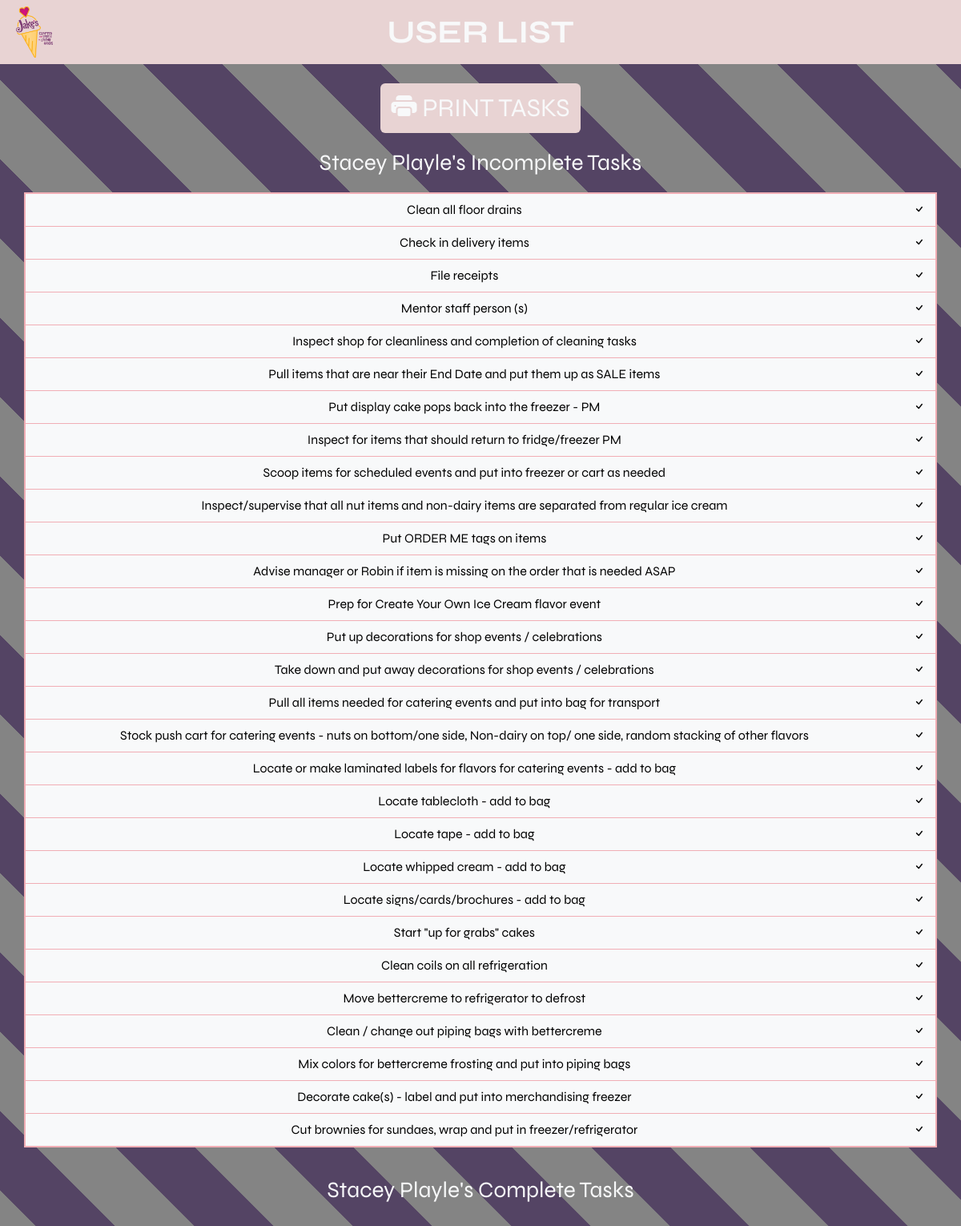
The page /tasks/28 on the database its author committed.
### tasklist/models.py (models this page shows, shortened)
class User(db.Model):
    __tablename__ = "user"
    id = Column(Integer, primary_key=True)
    name = Column(String)
    order = Column(Integer)
    tasks = relationship("Link", back_populates="user")

class Link(db.Model):
    __tablename__ = "link"
    user_id = Column(Integer, ForeignKey("user.id"), primary_key=True)
    task_id = Column(Integer, ForeignKey('task.id'), primary_key=True)
    user = relationship("User", back_populates="tasks")
    task = relationship("Task", back_populates="users")
    complete = Column(Boolean, default=False)
    order = Column(Integer)

class Task(db.Model):
    __tablename__ = "task"
    id = Column(Integer, primary_key=True)
    name = Column(String)
    order = Column(Integer)
    users = relationship("Link", back_populates="task")

### tasklist/controllers.py (the view)
def tasks(user_id):
    da_user = db.session.query(User).filter_by(id=user_id).first()
    da_users_tasks = db.session.query(Link).filter_by(user_id=user_id).order_by(Link.order).all()
    return render_template("tasks.html", user=da_user, user_id=user_id, tasks=da_users_tasks)

### tasklist/ui/templates/tasks.html (shortened to what this page needs)
{% extends "base.html" %}
{% block content %}
    <section class="pink">
        <div class="container-fluid d-flex justify-content-between">
            <a href="{{ url_for("main.home") }}">
                <img src="../static/icecream.webp" style="height: 8vh" class="m-2" alt="Jakes Logo">
            </a>
            <div class="text-center my-auto">
                <p class="fs-1 fw-bold text-light my-auto">USER LIST</p>
            </div>
        </div>
    </section>
    <section class="print-container">
        <div class="container print-container align-items-center text-center">
            <a class="btn pink flex-column align-items-center justify-content-md-center mt-4 mb-2 mx-2 text-light"
               onclick="window.print()">
                <span class="d-inline fs-2">
                    <i class="bi bi-printer-fill"></i>
                    PRINT TASKS
                </span>
            </a>
        </div>
    </section>
    <section>
        <div class="container-fluid">
            <div class="container fs-3 text-light text-center my-2">{{ user.name }}'s Incomplete Tasks</div>
            <div class="container p-0 my-3">
                <div class="table-responsive">
                    <table id="{{ user.id }}-tasktable"
                           class="table table-light table-hover border border-danger-subtle border-2 text-center">
                        <tbody>
                        {% for link in tasks %}
                            {% if link.complete == False %}
                                <tr draggable='true' ondragstart='start()'
                                    ondragover='dragover()' ondragend="endDrag('{{ user.id }}-tasktable')">
                                    <td>{{ link.task.name }}</td>
                                    <td>
                                        <a title="Complete Task"
                                           href="{{ url_for("action.mark_task", task_id=link.task.id, user_id=link.user.id) }}"
                                           class="text-reset text-decoration-none">
                                            <i class="bi bi-check"></i>
                                        </a>
                                    </td>
                                </tr>
                            {% endif %}
                        {% endfor %}
                        </tbody>
                    </table>
                </div>
            </div>
            <div class="container fs-3 text-light text-center my-2">{{ user.name }}'s Complete Tasks</div>
            <div class="container p-0 my-3">
                <div class="table-responsive">
                </div>
            </div>
        </div>
    </section>
{% endblock content %}

### tasklist/ui/static/style.css (style rules this page uses)
.pink { background-color: #E8D3D3; }
body { font-family: "Syne", sans-serif }
table { -webkit-user-select: none; -ms-user-select: none; user-select: none; }

### tasklist/ui/templates/tasks.html (style rules this page uses)
body { background-image: linear-gradient(45deg, #848484 25%, #544464 25%, #544464 50%, #848484 50%, #848484 75%, #544464 75%, #544464 100%); background-size: 197.99px 197.99px; }

### rows shown on the page
User: name "Stacey Playle"
Link: task.name "Clean all floor drains"
Link: task.name "Check in delivery items"
Link: task.name "File receipts"
Link: task.name "Mentor staff person (s)"
Link: task.name "Inspect shop for cleanliness and completion of cleaning tasks"
Link: task.name "Pull items that are near their End Date and put them up as SALE items"
Link: task.name "Put display cake pops back into the freezer - PM"
Link: task.name "Inspect for items that should return to fridge/freezer PM"
Link: task.name "Scoop items for scheduled events and put into freezer or cart as needed"
Link: task.name "Inspect/supervise that all nut items and non-dairy items are separated from regular ice cream"
Link: task.name "Put ORDER ME tags on items"
Link: task.name "Advise manager or Robin if item is missing on the order that is needed ASAP"
Link: task.name "Prep for Create Your Own Ice Cream flavor event"
Link: task.name "Put up decorations for shop events / celebrations"
Link: task.name "Take down and put away decorations for shop events / celebrations"
Link: task.name "Pull all items needed for catering events and put into bag for transport"
Link: task.name "Stock push cart for catering events - nuts on bottom/one side, Non-dairy on top/ one side, random stacking of other flavors"
Link: task.name "Locate or make laminated labels for flavors for catering events - add to bag"
Link: task.name "Locate tablecloth - add to bag"
Link: task.name "Locate tape - add to bag"
Link: task.name "Locate whipped cream - add to bag"
Link: task.name "Locate signs/cards/brochures - add to bag"
Link: task.name "Start \"up for grabs\" cakes"
Link: task.name "Clean coils on all refrigeration"
Link: task.name "Move bettercreme to refrigerator to defrost"
Link: task.name "Clean / change out piping bags with bettercreme"
Link: task.name "Mix colors for bettercreme frosting and put into piping bags"
Link: task.name "Decorate cake(s) - label and put into merchandising freezer"
Link: task.name "Cut brownies for sundaes, wrap and put in freezer/refrigerator"
